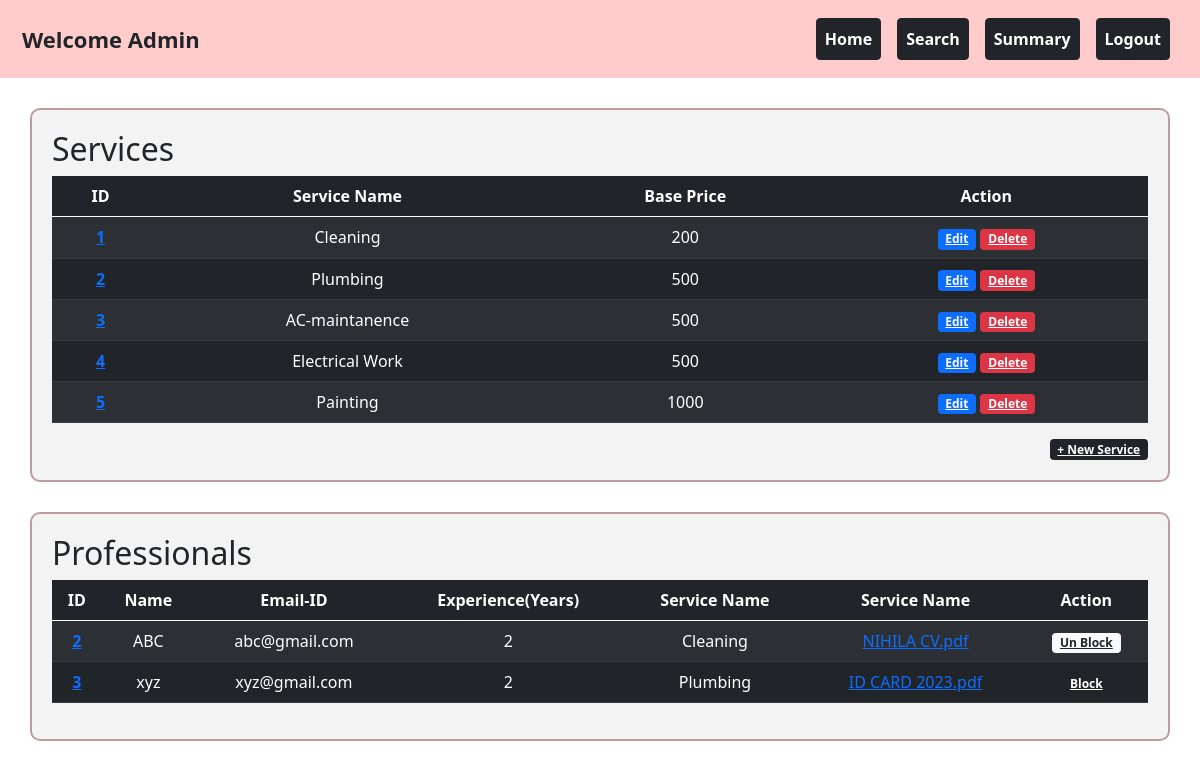
Before: /admin_dashboard with the older database file.
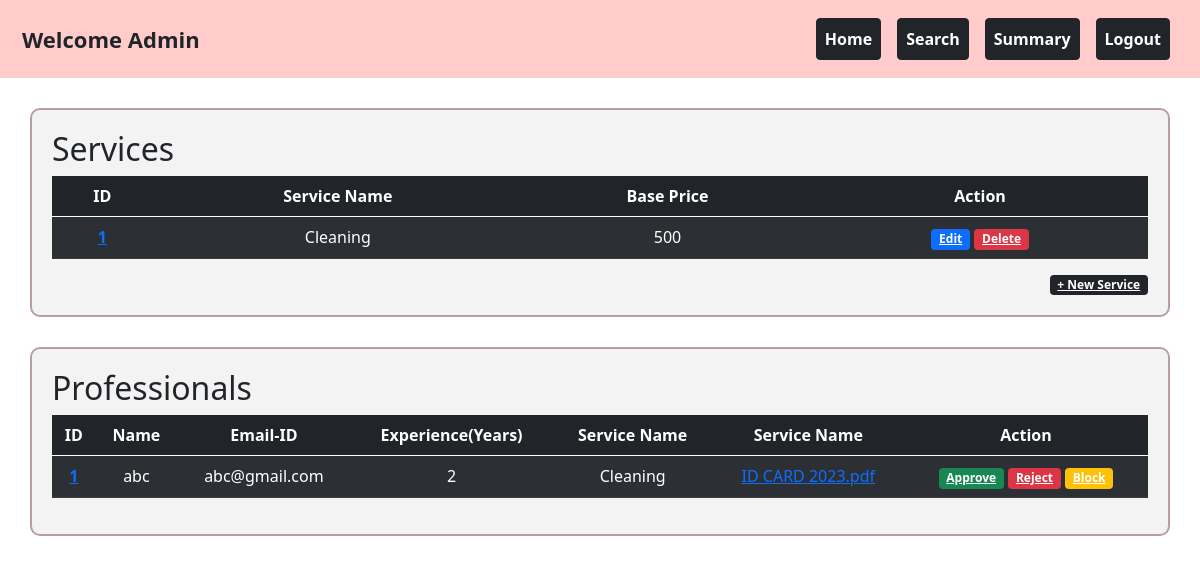
After: the same page with the newer database file.
### backend/models.py (models this page shows)
class Service(db.Model):
    __tablename__="service"
    id=db.Column(db.Integer,primary_key=True)
    name=db.Column(db.String,nullable=False)
    basic_price=db.Column(db.Integer,nullable=False)
    Description=db.Column(db.String,nullable=False)
    professionals=db.relationship("Professional_Info",cascade="all,delete",backref="service",lazy=True)
    service_requests=db.relationship("Service_Request",cascade="all,delete",backref="service",lazy=True)

class Professional_Info(db.Model):
    __tablename__="professional_info"
    id=db.Column(db.Integer,primary_key=True)
    email_id=db.Column(db.String,unique=True,nullable=False)
    password=db.Column(db.String,nullable=False)
    full_name=db.Column(db.String,nullable=False)
    experience=db.Column(db.Integer,nullable=False)
    proof_doc=db.Column(db.String,nullable=False)
    address=db.Column(db.String,nullable=False)
    pin_code=db.Column(db.Integer,nullable=False)
    service_id=db.Column(db.Integer,db.ForeignKey("service.id"))
    rating=db.Column(db.Integer,default=0)
    price=db.Column(db.Integer,nullable=True)
    profile_status=db.Column(db.Integer,default=0) #not accepted yet=0 ,accepted=1
    blocked_status=db.Column(db.Integer,default=0) #not blocked=0, 1-blocked
    service_requests=db.relationship("Service_Request",cascade="all,delete",backref="professional_info",lazy=True)

### backend/controller.py (the view)
@app.route("/admin_dashboard",methods=["GET","POST"])
def admin_dashboard():
    service_list=Service.query.all()
    prof_list=Professional_Info.query.all()
    service_dict={service.id:service for service in Service.query.all()}
    category=request.form.get('category')
    return render_template ("admin_dashboard.html",service_list=service_list,prof_list=prof_list,service_dict=service_dict)

### templates/admin_dashboard.html (shortened to what the changed rows need)
<!DOCTYPE html>
<html lang="en">
    <head>
        <link rel="stylesheet" href="static\styles\style.css">
        <link rel="stylesheet" href="static\styles\dropdown.css">
        <link href="https://cdn.jsdelivr.net/npm/bootstrap@5.0.2/dist/css/bootstrap.min.css" rel="stylesheet">
    </head>
    <body>
        <div id="home" class="content-section">
            <div class="container-box">
                <h2>Services</h2>
                <table class="table table-dark table-striped" style="text-align: center;">
                    <thead>
                        <tr>
                            <th scope="col">ID</th>
                            <th scope="col">Service Name</th>
                            <th scope="col">Base Price</th>
                            <th scope="col">Action</th>
                        </tr>
                    </thead>
                    <tbody>
                        {% for service in service_list %}
                        <tr>
                            <th scope="row"><a href="/service_request/{{service.id}}">{{service.id}}</a></th>
                            <td>{{service.name}}</td>
                            <td>{{service.basic_price}}</td>
                            <td>
                                <a href="/edit_service/{{service.id}}" type="button" class="badge bg-primary">Edit</a>
                                <a href="/delete_service/{{service.id}}" type="button" class="badge bg-danger">Delete</a>
                            </td>
                        </tr>
                        {% endfor %}
                    </tbody>
                </table>
            </div>
            {% if prof_list != [] %}
            <div class="container-box">
                <h2>Professionals</h2>
                <table class="table table-dark table-striped" style="text-align: center;">
                    <thead>
                        <tr>
                            <th scope="col">ID</th>
                            <th scope="col">Name</th>
                            <th scope="col">Email-ID</th>
                            <th scope="col">Experience(Years)</th>
                            <th scope="col">Service Name</th>
                            <th scope="col">Service Name</th>
                            <th scope="col" >Action</th>
                        </tr>
                    </thead>
                    <tbody>
                        {% for prof in prof_list %}
                            <tr>
                                <th scope="row"><a href="{{url_for('professional',prof_id=prof.id)}}">{{prof.id}} </a></th>
                                <td>{{prof.full_name}}</td>
                                <td>{{prof.email_id}}</td>
                                <td>{{prof.experience}}</td>
                                <td>{{service_dict[prof.service_id].name}}</td>
                                <td><a href="/display_file/{{prof.proof_doc}}">{{prof.proof_doc}}</a></td>
                                {% if prof.profile_status == 0 and prof.blocked_status == 0 %}
                                <td>
                                    <a type="button" href="{{ url_for('approve_prof',prof_id=prof.id) }}" class="badge bg-success">Approve</a>
                                    <a type="button" href="{{ url_for('reject_prof',prof_id=prof.id) }}" class="badge bg-danger">Reject</a>
                                    <a type="button" href="{{ url_for('block_prof',prof_id=prof.id) }}" class="badge bg-warning">Block</a>
                                </td>
                                {% elif prof.profile_status == 1 and prof.blocked_status == 0 %}
                                <td>
                                    <a type="button" href="{{ url_for('block_prof',prof_id=prof.id) }}" class="badge bg-dark">Block</a>
                                </td>
                                {% else %}
                                <td>
                                    <a type="button" href="{{ url_for('unblock_prof',prof_id=prof.id) }}" class="badge bg-light text-dark">Un Block</a>
                                </td>
                                {% endif %}
                            </tr>
                        {% endfor %}
                    </tbody>
                </table>
            </div>
            {% endif %}
        </div>
    </body>
</html>

Changed rows visible on the page:
removed Service: id "2", name "Plumbing", basic_price "500"
removed Service: id "3", name "AC-maintanence", basic_price "500"
removed Service: id "4", name "Electrical Work", basic_price "500"
removed Service: id "5", name "Painting", basic_price "1000"
removed Professional_Info: id "2", full_name "ABC", email_id "abc@gmail.com", experience "2", {{ service_dict[prof.service_id].name }} "Cleaning", proof_doc "NIHILA CV.pdf"
removed Professional_Info: id "3", full_name "xyz", email_id "xyz@gmail.com", experience "2", proof_doc "ID CARD 2023.pdf"
changed Service "Cleaning": basic_price "200" → "500"
added Professional_Info: id "1", full_name "abc", email_id "abc@gmail.com", experience "2", {{ service_dict[prof.service_id].name }} "Cleaning", proof_doc "ID CARD 2023.pdf"
